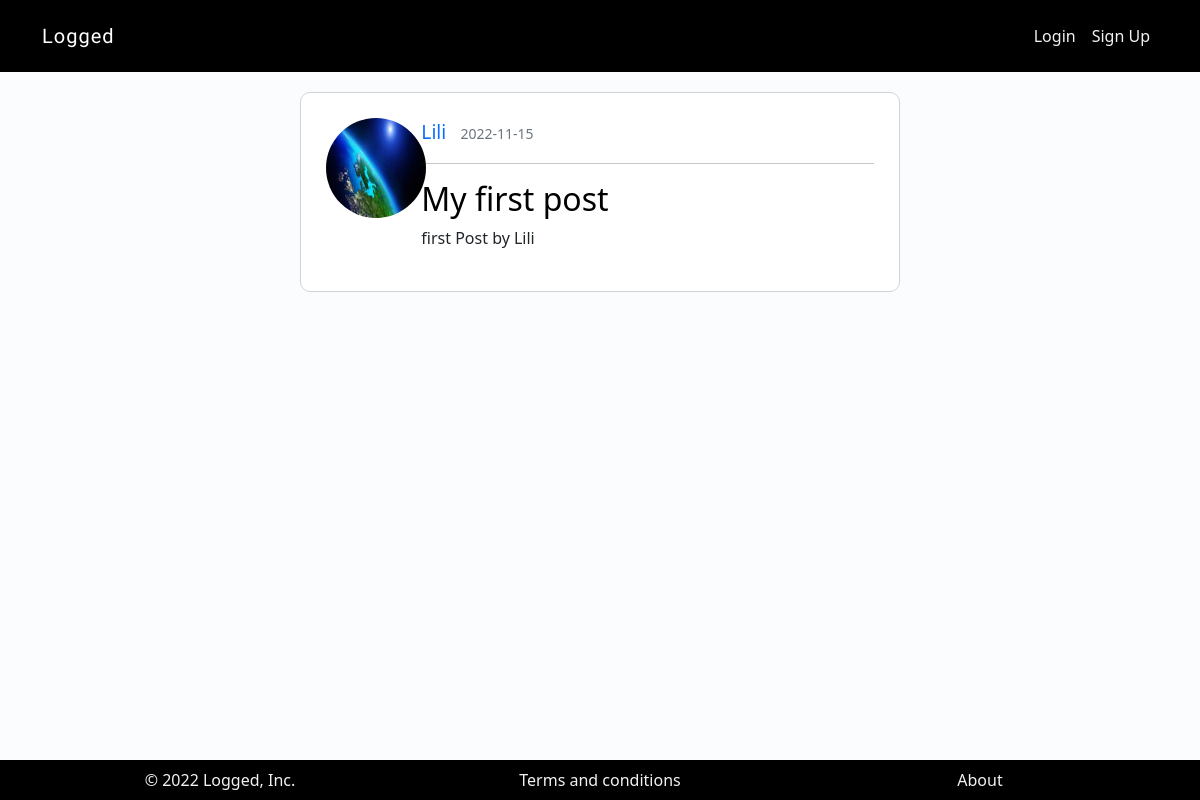
/post/1, run on an earlier commit of the app's database.
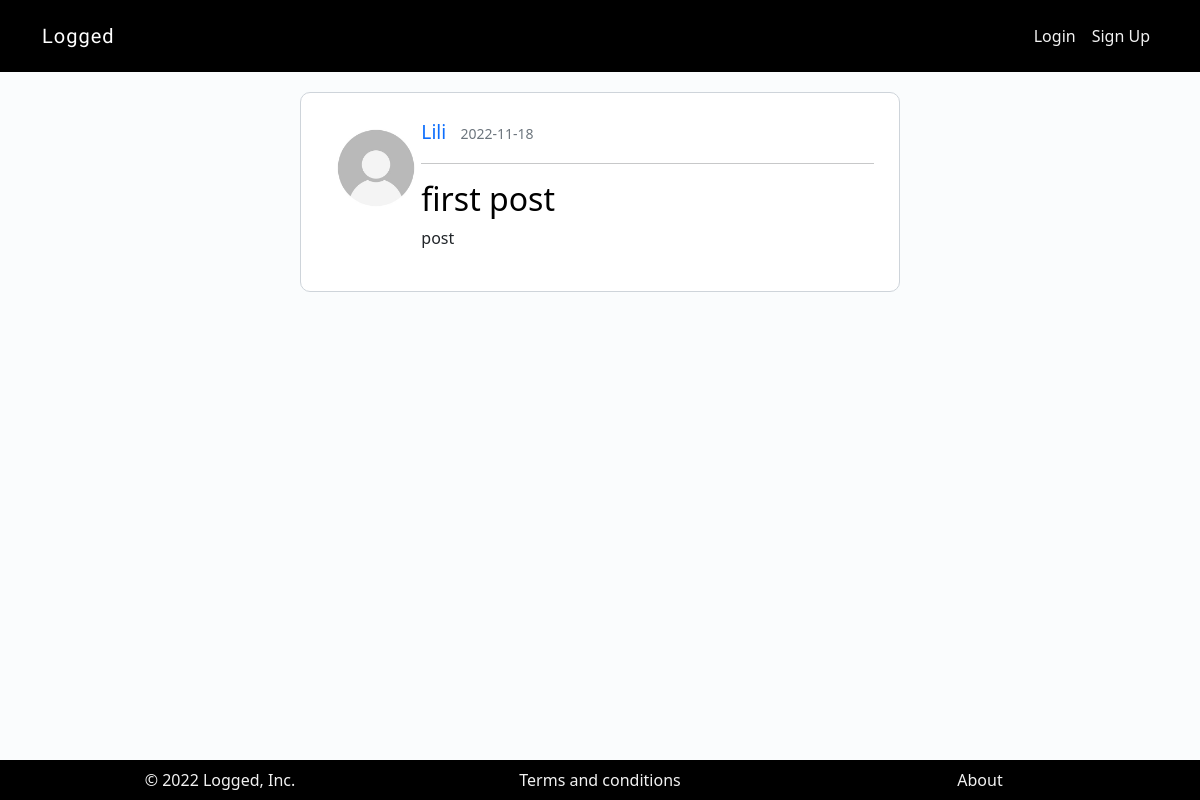
And on a later commit of the database.
### blogapp/models.py (models this page shows, shortened)
class User(db.Model):
    id = db.Column(db.Integer, primary_key=True)
    name = db.Column(db.String, nullable=False)
    username = db.Column(db.String, unique=True, nullable=False)
    email = db.Column(db.String, unique=True, nullable=False)
    password = db.Column(db.String(40), nullable=False)
    profile_picture = db.Column(db.String, nullable=False, default='default.jpeg')
    summary = db.Column(db.String)
    posts = db.relationship('Post', backref='author', lazy=True)

class Post(db.Model):
    id = db.Column(db.Integer, primary_key=True)
    title = db.Column(db.String(100), nullable=False)
    postedOn = db.Column(db.DateTime, nullable=False, default=datetime.utcnow)
    text = db.Column(db.Text, nullable=False)
    user_id = db.Column(db.Integer, db.ForeignKey('user.id'), nullable=False)

### blogapp/routes.py (the view)
@app.route("/post/<int:id>")
def singlepost(id):
    post = db.session.execute(db.select(Post).where(
            Post.id == id)).scalar()
    return render_template("post.html", post = post)

### blogapp/templates/post.html (shortened to what this page needs)
{% extends 'layout.html' %}
{% block content %}
<div class="container posts">
    <div class="row">
        <div class="col-3 col-md-2">
            <img class="picture_post" src="../static/uploads/{{post.author.profile_picture}}" alt="Profile Picture">
        </div>
        <div class="col-9 col-md-10">
            <div>
                <a class="post-author mr-2" href="/{{post.user_id}}">{{ post.author.name }}</a>
                <small class="text-muted">{{ post.postedOn.strftime("%Y-%m-%d") }}</small>
            </div>
            <hr>
            <div class="post-text">
                <h2><a class="post-title" href="/post/{{post.id}}">{{ post.title }}</a></h2>
                <p class="post-content">{{ post.text }}</p>
            </div>
        </div>
    </div>
</div>
{% endblock %}

What changed in the data, as far as the page shows it:
changed User "Lili": author.profile_picture: picture removed, a placeholder shows
changed Post: postedOn "2022-11-15" → "2022-11-18"; title "My first post" → "first post"; text "first Post by Lili" → "post"
